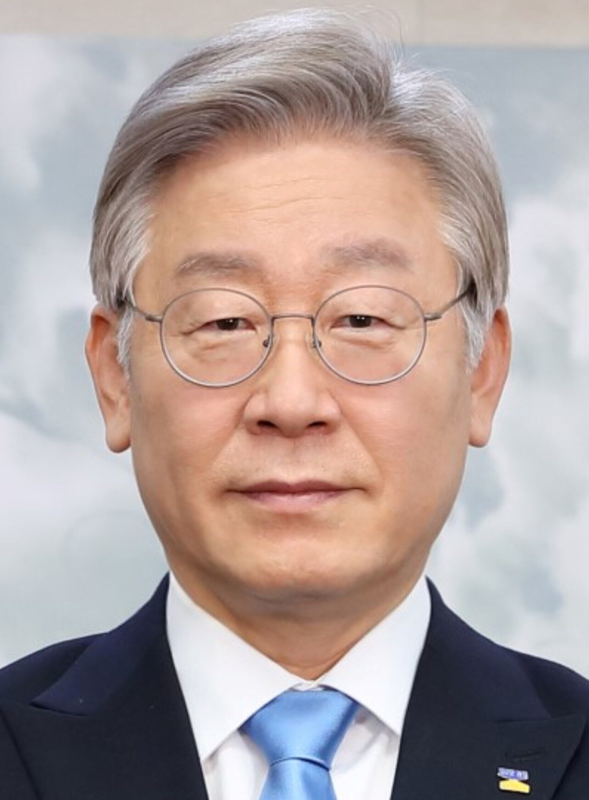
#> input picture assets/faces/lee_2021.jpg, 1177 x 1600 px (shown at 1/2 size); its folder holds only this picture in this run
$ python -i article_capture.py   (imports and definitions only)
#> lines starting #> are read from the running program, lines starting #| are printed output that depends on the picture
### src/utils/logger.py
"""파이프라인 로깅 설정."""

import logging
import sys
from pathlib import Path

LOG_DIR = Path(__file__).parent.parent.parent / "output" / "logs"


def setup_logger(name: str = "pipeline", level: int = logging.INFO) -> logging.Logger:
    """파이프라인 로거를 설정한다.

    - 콘솔: 간결한 포맷
    - 파일: 상세 포맷 (output/logs/ 디렉토리)
    """
#> further down, picture is the input picture: PIL image 1177x1600 RGB; mean R, G, B 174.9, 159.5, 156.6
    logger = logging.getLogger(name)
    if logger.handlers:
        return logger

    logger.setLevel(level)

    # 콘솔 핸들러
    console = logging.StreamHandler(sys.stdout)
    console.setLevel(logging.INFO)
    console.setFormatter(logging.Formatter("%(message)s"))

    # 파일 핸들러
    LOG_DIR.mkdir(parents=True, exist_ok=True)
    file_handler = logging.FileHandler(
        LOG_DIR / "pipeline.log", encoding="utf-8"
    )
    file_handler.setLevel(logging.DEBUG)
    file_handler.setFormatter(logging.Formatter(
        "%(asctime)s [%(levelname)s] %(name)s: %(message)s",
        datefmt="%Y-%m-%d %H:%M:%S",
    ))

    logger.addHandler(console)
    logger.addHandler(file_handler)
    return logger

### src/collector/article_capture.py
"""기사 비주얼 — 모바일 뷰 기사를 세로로 긴 이미지로 확보(composer가 스크롤 연출).

PC 뷰 캡처는 9:16에 담으면 글자만 크게 잘려 내용이 안 보인다. 그래서:
  1. Playwright '모바일 뷰포트'로 기사를 캡처 → 세로로 긴 모바일 기사 이미지
  2. 실패 시, 모바일 기사 스타일의 '세로로 긴 카드'를 직접 렌더
반환 이미지는 폭 1080 기준의 '세로로 긴' PNG. composer가 위→아래로 천천히 스크롤한다.
"""

from __future__ import annotations

import json
import re

from pathlib import Path

from PIL import Image, ImageDraw, ImageFilter, ImageFont

from config.settings import VIDEO_DIR, ARTICLE_HIGHLIGHT, SHORTS_WIDTH, SHORTS_HEIGHT
from src.editor.fonts import font_bold, font_regular
from src.utils.buildnotes import note
from src.utils.logger import setup_logger

log = setup_logger("article_capture")

CARD_W = SHORTS_WIDTH        # 프레임 폭을 꽉 채움(1080)
HL = (255, 232, 74)          # 형광펜 노랑
INK = (24, 26, 32)
GRAY = (110, 116, 128)
PAPER = (252, 252, 250)
RED = (208, 42, 42)

MOBILE_UA = ("Mozilla/5.0 (iPhone; CPU iPhone OS 16_4 like Mac OS X) "
             "AppleWebKit/605.1.15 (KHTML, like Gecko) Version/16.4 Mobile/15E148 Safari/604.1")
CAPTURE_MAX_H = 3400         # 캡처 세로 최대(너무 길면 스크롤이 빨라짐)


# 기사 캡처에서 걷어낼 것들. 2026-09-16 실측에서 뉴시스 기사 캡처에
# "발기부전 옛날! '이것' 한알이면 밤새3번", "70代 남성! 부부관계 매일
# '2시간' 비결이" 같은 광고가 본문 첫 문단 바로 뒤에 붙어 8초간 화면에
# 박혀 나갔다. 부동산 채널에 성인·의료 광고가 뜨는 것이라 수익화와 신뢰
# 양쪽에 직접 타격이다.
#
# 원인: 제거 목록에 광고 컨테이너가 아예 없었다. 뉴시스 기사에 iframe이
# 27개, 매일경제에 taboola·adshufflenative·adbox가 있다.
#
# class*=ad 처럼 넓게 잡으면 안 된다. "header"에도 'ad'가 들어 있어
# 헤드라인이 통째로 날아간다. 경계를 붙인 패턴만 쓴다.
_STRIP_JS = """() => {
  const sels = [
    // 스크립트·외부 프레임. 기사 본문은 iframe 안에 없다.
    'iframe','ins','script','noscript','object','embed',
    // 광고 컨테이너 (경계를 붙여 header/read/shadow 오탐을 피한다)
    '[id^=ad]','[id*=adpos]','[id*="ad-"]','[id*="ad_"]',
    '[class^=ad]','[class*=" ad"]','[class*=adbox]','[class*=adshuffle]',
    '[class*=advert]','[class*=adarea]','[class*=adwrap]',
    // 외부 광고·추천 네트워크
    '[class*=dable]','[id*=dable]','[class*=taboola]','[id*=taboola]',
    '[class*=outbrain]','[class*=powerlink]','[class*=sponsor]','[class*=promo]',
    // 추천·관련기사 블록 (본문이 아니라 링크 목록이라 읽을 게 없다)
    '[class*=recommend]','[id*=recommend]','[class*=related]','[id*=related]',
    '[class*=bannergroup]',
    // 매체 자체 UI 위젯. 광고는 아니지만 기사 카드 위에 겹쳐 내용을 가린다.
    // 2026-09-16 실측: 매일경제 캡처 우하단에 AI 챗봇 캐릭터가 말풍선과 함께
    // 표를 덮고 있었고, 상단에는 구글 검색 위젯과 AI 요약 버튼이 찍혔다.
    '[class*=ai_], [id*=ai_]','[class*=news_summary]','[class*=floating]',
    '[class*=mascot]','[class*=btn_top]','[class*=gotop]','[class*=app_down]',
    '[class*=share]','[class*=sns]','[class*=font_size]','[class*=tooltip]',
    // 기존 목록
    '[class*=cookie]','[class*=consent]','[id*=cookie]','[class*=paywall]',
    '[class*=subscribe]','[class*=modal]','[class*=popup]','[class*=layer]',
    '[class*=banner]','header[class*=fixed]','[class*=sticky]'
  ];
  // 글이 긴 칸은 광고가 아니라 본문을 감싼 틀이다. 09-28 건축사신문은
  // 본문을 <div class="sticky-article"> 안에 두어 [class*=sticky]에 걸렸고,
  // 캡처에 제목 바로 밑으로 댓글란만 남았다. 같은 CMS(ndsoft)를 쓰는
  // 매체가 많다. 스크립트·프레임은 글자 수와 상관없이 지운다.
  const RAW = /^(iframe|ins|script|noscript|object|embed)$/;
  sels.forEach(s => {
    try { document.querySelectorAll(s).forEach(e => { try {
      if (!RAW.test(s) && (e.innerText || '').length > 1500) return;
      e.remove();
    } catch(_){} }); }
    catch(_){}
  });
  // 클래스명이 무작위인 네트워크 주입 위젯은 위 선택자로 안 걸린다.
  // 본문에 나올 리 없는 광고 문구로 한 번 더 훑는다. 짧은 링크 묶음만
  // 지워 본문 문단은 건드리지 않는다.
  const AD_TEXT = /발기|불끈|한알|부부관계|정력|비아그라|탈모|다이어트 성공|주름이|시력 회복|당뇨 완치|무료 상담 신청|나만의 AI|AI 비서|구독하기|앱 다운로드/;
  document.querySelectorAll('div,ul,section,aside,p,a,span').forEach(e => {
    try {
      const t = (e.innerText || '');
      if (t.length < 300 && AD_TEXT.test(t)) e.remove();
    } catch(_){}
  });
  // 떠 있는 요소는 구조로 잡는다. 클래스명 기반 제거는 매체마다 새로
  // 뚫린다 — 2026-09-16에 매일경제 'AI 비서' 위젯이 선택자 두 벌을
  // 통과했다. 화면에 고정된 작은 요소는 기사 본문일 수 없다.
  document.querySelectorAll('body *').forEach(e => {
    try {
      const st = getComputedStyle(e);
      if (st.position !== 'fixed' && st.position !== 'sticky') return;
      const r = e.getBoundingClientRect();
      if (r.height < 500 && r.width < 500) e.remove();
    } catch(_){}
  });
  try { document.body.style.overflow = 'visible'; } catch(_){}
}"""


# [10 lines left out: function _is_blank, not called in this run]


# 언론사 사진을 걷어낸다. 광고 제거와는 다른 이유다 — 이쪽은 저작권이다.
#
# 뉴스 사진은 기사 본문과 별개의 사진저작물이고 보호가 두텁다. 저작권법
# 제28조의 인용은 "정당한 범위 + 공정한 관행"을 요구하는데, 해설의 근거로
# 필요한 것은 본문의 수치와 문장이지 사진이 아니다. 화면에 8초 띄우면서
# 굳이 사진까지 들고 갈 이유가 없다.
#
# 반대로 그래프·표는 남긴다. 한국부동산원·HUG 같은 기관 자료는 공공저작물
# 성격이 강하고, 무엇보다 대본 수치의 근거로 화면에 있을 이유가 있다.
# 2026-09-18 실측에서 전세가격 추이 그래프가 대본 수치와 맞아떨어졌다.
#
# 구분은 캡션으로 한다. 한국 기사의 보도사진은 거의 예외 없이 "[서울=뉴시스]
# … 기자", "사진 제공", "ⓒ" 같은 캡션을 달고 있다. 캡션이 없으면 건드리지
# 않는다 — 과하게 지워 카드가 백지가 되는 쪽이 더 나쁘다.
_STRIP_PHOTO_JS = """() => {
  // 매체 자료사진은 "파이낸셜뉴스DB"처럼 'DB'로만 출처를 단다. 10-09
  // 폭락론 지정 영상에서 이 인물 사진이 그대로 5초간 떴다.
  const PRESS = /사진|뉴시스|연합뉴스|뉴스1|제공|기자|촬영|자료사진|ⓒ|©|게티|AP|AFP|로이터|DB(?![A-Za-z가-힣])/;
  // "(사진출처: 유튜브 채널 …)"은 그래프 출처가 아니라 사진 설명이다. 09-30
  // 뉴시스 기사에서 다른 유튜브 채널 출연 화면이 이 예외로 남아 8초간 떴다.
  const KEEP  = /그래프|차트|추이|통계|지수|자료\\s*[:：]|(?<!사진\\s?)출처\\s*[:：]|단위\\s*[:：]/;
  const out = [];
  document.querySelectorAll('img').forEach(img => {
    try {
      if (!img.isConnected) return;
      const r = img.getBoundingClientRect();
      const w = r.width || img.naturalWidth || 0;
      const h = r.height || img.naturalHeight || 0;
      if (w < 200 || h < 150) return;        // 아이콘·로고·목록 썸네일은 둔다

      // 캡션 위치는 매체마다 다르다. figure/figcaption인 곳도 있고,
      // 한국일보처럼 <div class=editor-img-box> 안의 형제 <div class=caption>
      // 인 곳도 있다. 클래스명을 맞히는 대신 조상을 세 단계 올라가며
      // 주변 텍스트를 모은다. 다른 이미지가 끼면 거기서 멈춘다.
      // 조상을 올라가며 캡션을 찾되, 텍스트가 캡션 길이를 넘으면 멈춘다.
      // 안 그러면 본문을 통째로 감싼 컨테이너까지 올라가 기사 텍스트가
      // 같이 지워진다. 실측에서 한국일보 본문 수치가 전부 사라졌다.
      let node = img;
      let text = ((img.alt || '') + ' ' + (img.title || '')).trim();
      for (let i = 0; i < 3 && node.parentElement; i++) {
        const par = node.parentElement;
        if (par.querySelectorAll('img').length > 1) break;
        const t = (par.innerText || '').replace(/\\s+/g, ' ').trim();
        if (t.length > 200) break;          // 여기부터는 본문이다
        node = par;
        if (t) text = t;
      }
      if (KEEP.test(text)) return;          // 그래프·표는 근거라서 남긴다
      // 출처 표시가 없는 이미지는 건드리지 않는다. 사이트 아이콘·로고까지
      // 지우다 화면을 통째로 비우는 쪽이 더 나쁘다(실측 167건 오삭제).
      if (!PRESS.test(text)) return;
      out.push(text.slice(0, 40));
      node.remove();
    } catch(_){}
  });
  return out;
}"""


# 클래스명으로는 못 잡는 매체 UI를 '텍스트 모양'으로 잡는다.
#
# 한국일보는 Tailwind 유틸리티 클래스를 쓴다. 실측으로 남은 것이
#   UL.space-y-16 max-sm:py-8 gtm-article-write "신지후 기자 hoo@... 구독"
# 인데, 광고·위젯 선택자에 걸릴 이름이 아예 없다. 보도사진 제거와 같은
# 문제다 — 클래스명을 맞히는 방식은 매체가 바뀌면 그냥 안 걸린다.
#
# 대신 '무엇이 쓰여 있는가'로 판단한다. 기자 바이라인·구독 버튼·공유
# 버튼은 텍스트 모양이 정해져 있고 짧다. 80자를 넘으면 본문으로 보고
# 건드리지 않는다.
_STRIP_WIDGET_JS = """() => {
  const HIT = [
    /\\S{1,8}\\s*기자\\s*\\S+@\\S+/,          // 신지후 기자 hoo@hankookilbo.com
    /^구독\\s*[+＋]?(하기|신청)?$/,     // 한국경제는 '구독신청'
    /^광고\\s*안내$/,
    /^기자\\s*제보$/,
    /^(공유|스크랩|프린트|글씨\\s*크기|댓글|좋아요)$/,
    /^이미지\\s*확대보기$/,
    /^(카카오톡|페이스북|트위터|네이버|밴드)$/,
  ];
  const out = [];
  document.querySelectorAll('body *').forEach(e => {
    try {
      if (!e.isConnected) return;
      if (e.children.length > 6) return;
      const t = (e.innerText || '').replace(/\\s+/g, ' ').trim();
      if (!t || t.length > 80) return;        // 본문 문단은 건드리지 않는다
      if (!HIT.some(re => re.test(t))) return;
      // 같은 텍스트만 감싼 가장 바깥 요소까지 올라가 한 번에 지운다.
      // 텍스트가 달라지는 순간 멈추므로 본문을 삼킬 수 없다.
      let node = e, par = e.parentElement;
      for (let i = 0; i < 3 && par; i++) {
        const pt = (par.innerText || '').replace(/\\s+/g, ' ').trim();
        if (pt !== t) break;
        node = par; par = par.parentElement;
      }
      out.push(t.slice(0, 34));
      node.remove();
    } catch(_){}
  });
  return out;
}"""


# 제거 후 남은 의심 요소를 찍는다. 태그·class·id·텍스트 앞부분을 돌려주므로
# 다음 실행에서 정확히 무엇을 지워야 하는지 바로 보인다.
_LEFTOVER_JS = r"""() => {
  const SUS = /발기|불끈|한알|부부관계|AI 비서|나만의 AI|광고|추천|관련 ?기사|구독|앱 다운/;
  const out = [];
  document.querySelectorAll('body *').forEach(e => {
    try {
      if (e.children.length > 4) return;
      const t = (e.innerText || '').replace(/\s+/g, ' ').trim();
      if (!t || t.length > 80 || !SUS.test(t)) return;
      out.push(e.tagName + '.' + (e.className || '').toString().slice(0, 40)
               + '#' + (e.id || '').slice(0, 24) + ' "' + t.slice(0, 30) + '"');
    } catch(_){}
  });
  return out.slice(0, 8);
}"""


def _trim_blank_bottom(im: Image.Image, keep: int = 24) -> Image.Image:
    """캡처 아래쪽의 내용 없는 영역을 잘라낸다.

    기사 캡처는 화면에서 위→아래로 스크롤되는데, 끝점이 (높이 - 화면높이)로
    고정돼 있다. 캡처 하단이 비어 있으면 그 8초의 뒷부분이 흰 화면이 된다
    (2026-09-16 검증 12초 프레임에서 아래 절반이 백지였다). 광고·추천 블록을
    걷어내면 페이지가 짧아져 이 여백이 더 커진다.

    행 단위로 아래에서 위로 올라가며, 그 행의 색이 거의 균일하면 비어 있는
    것으로 본다. 내용이 나오면 여유 몇 줄만 남기고 자른다.
    """
#> called with keep = 24
    g = im.convert("L")
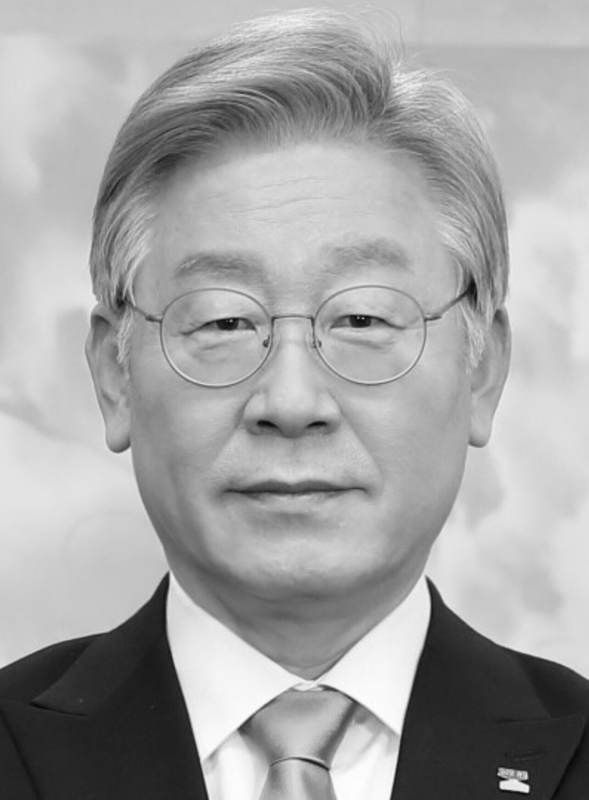
#> g: PIL image 1177x1600 L (shown at 1/2 size); min 4, max 254, mean 163.8
    w, h = g.size
#> w = 1177; h = 1600
    step = 4          # 4픽셀마다 본다. 1픽셀씩 보면 느리고 얻는 게 없다.
    last = 0
    for y in range(h - 1, -1, -step):
        row = g.crop((0, y, w, y + 1)).getdata()
        lo, hi = min(row), max(row)
        if hi - lo > 12:        # 글자나 그림이 있으면 대비가 생긴다
            last = y
            break
#> this loop made 1 pass
#> (lo, hi) on pass 1: (14, 253)
    if last == 0:               # 전부 균일 → 판단 보류, 원본 그대로
        return im
    cut = min(h, last + keep)
#> cut = 1600
    if h - cut < 40:            # 잘라 봐야 몇 줄 → 그대로 둔다
        return im
    log.info(f"  기사 캡처 하단 여백 {h - cut}px 제거 ({h} → {cut})")
    return im.crop((0, 0, w, cut))


# 제목 낱말이 페이지에 이만큼도 없으면 다른 기사로 본다.
TITLE_MATCH_MIN = 0.3
# 마지막 캡처에서 강조 문장이 든 문단의 원문(없으면 빈 문자열).
LAST_HL_TEXT = ""


def _title_words(title: str) -> list[str]:
    return [w for w in re.findall(r"[가-힣A-Za-z0-9]{2,}", title or "")]


# [226 lines left out: functions _capture_with_playwright, _wrap, _render_news_card, not called in this run]


# 기사 화면은 휴대폰에서 글씨가 작아 못 읽었다(10-09 사용자 디자인 검토).
# 캡처 윗부분(매체·제목)은 출처 증거로 작게 두고, 강조 문장은 기사 원문
# 그대로 크게 다시 쓴다. 위는 제목 배너, 아래는 자막 자리라 그 사이에 넣는다.
PROOF_TOP = 410          # 제목 배너 아래
PROOF_CROP_H = 400       # 캡처 위에서 이만큼(폭 1080 기준)을 증거로 쓴다(매체·제목·송고 시각)
PROOF_SCALE = 0.85
QUOTE_BOTTOM = 1250      # 자막 상자 위
# 기사 화면은 4~5초 뜬다. 이보다 긴 문장은 그 사이에 못 읽고 글자만 작아진다
# (10-10 초안: 146자가 44px 6줄). 그럴 땐 기사 제목을 크게 쓴다.
QUOTE_MAX_CHARS = 90


# [47 lines left out: functions _wrap_words, _date_ko, _sentence_with, not called in this run]


_TITLE_NUM_RE = re.compile(r"(\d[\d,]*(?:\.\d+)?)\s?(?:가구|세대|%|억|만|층|명|건|채|곳|호)")


# [127 lines left out: functions _title_typo, _short_clause, _compose_quote_screen, build_article_visual, not called in this run]

>>> from PIL import Image
>>> picture = Image.open('../../assets/faces/lee_2021.jpg')
>>> result = _trim_blank_bottom(picture)

$ run again, on assets/faces/lee_brazil2025.jpg
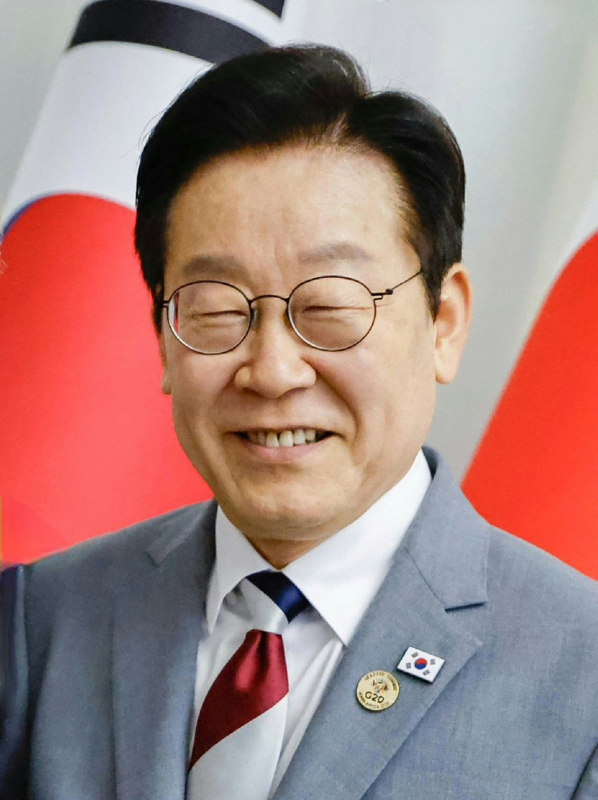
#> input picture assets/faces/lee_brazil2025.jpg, 1195 x 1600 px (shown at 1/2 size)
#> picture is the input picture: PIL image 1195x1600 RGB; mean R, G, B 163.3, 129.3, 125.5
#> in _trim_blank_bottom, `g = im.convert("L")`:
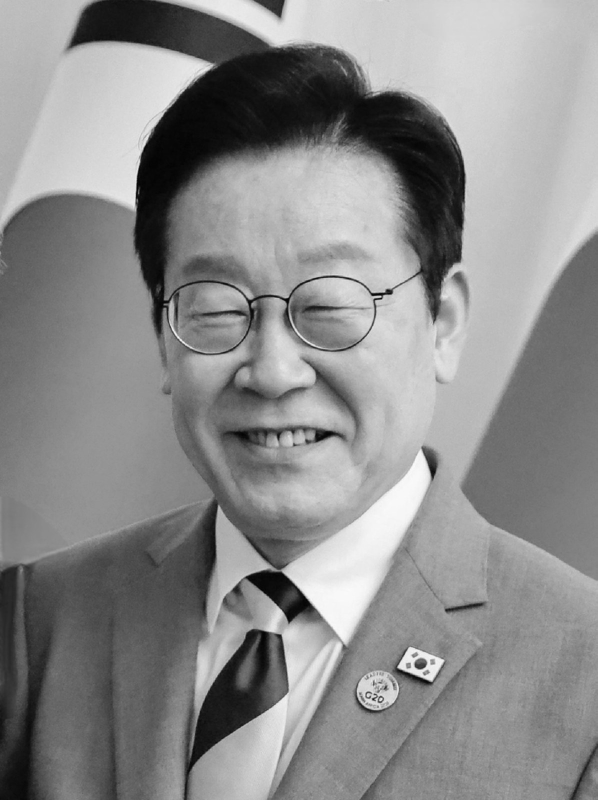
#> g: PIL image 1195x1600 L (shown at 1/2 size); min 0, max 253, mean 139
#> the loop in _trim_blank_bottom, `for y in range(h - 1, -1, -step):` made 1 pass
#> (lo, hi) on pass 1: (7, 197)

$ run again, on assets/faces/lee_gyeonggi.jpg
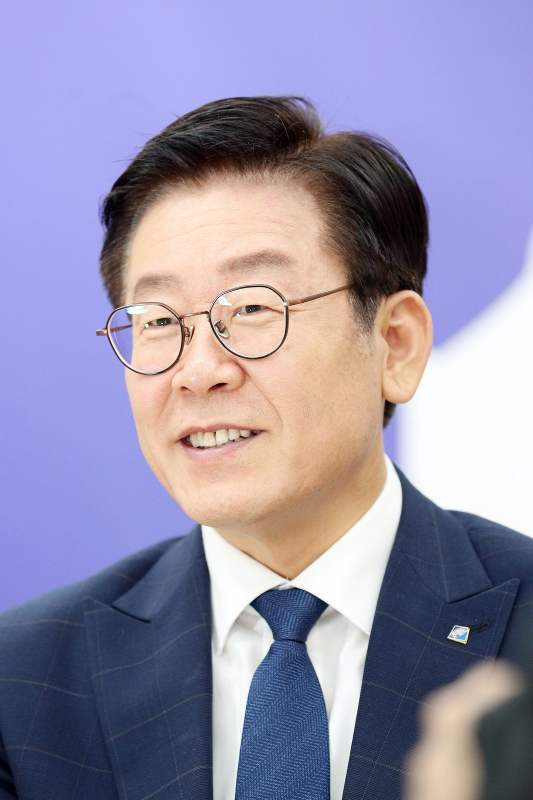
#> input picture assets/faces/lee_gyeonggi.jpg, 1066 x 1600 px (shown at 1/2 size)
#> picture is the input picture: PIL image 1066x1600 RGB; mean R, G, B 149, 143.7, 169.7
#> in _trim_blank_bottom, `g = im.convert("L")`:
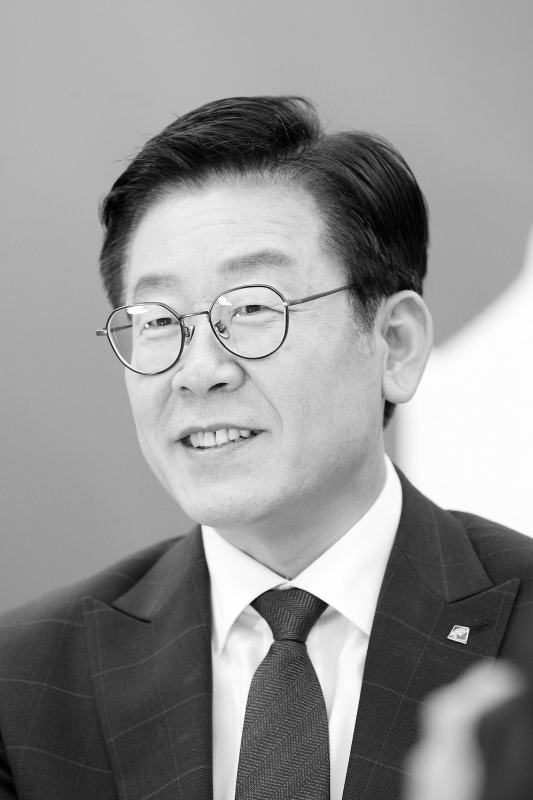
#> g: PIL image 1066x1600 L (shown at 1/2 size); min 0, max 255, mean 148.2
#> the loop in _trim_blank_bottom, `for y in range(h - 1, -1, -step):` made 1 pass
#> (lo, hi) on pass 1: (7, 245)
